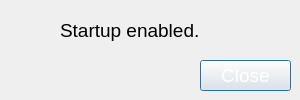
<?xml version="1.0" encoding="UTF-8"?>
<ui version="4.0">
 <class>mainDialog</class>
 <widget class="QDialog" name="mainDialog">
  <property name="geometry">
   <rect>
    <x>0</x>
    <y>0</y>
    <width>300</width>
    <height>100</height>
   </rect>
  </property>
  <property name="font">
   <font>
    <family>Segoe UI</family>
    <pointsize>14</pointsize>
   </font>
  </property>
  <property name="windowTitle">
   <string>Enabled</string>
  </property>
  <property name="windowIcon">
   <iconset>
    <normaloff>img/64x64.png</normaloff>img/64x64.png</iconset>
  </property>
  <property name="styleSheet">
   <string notr="true"/>
  </property>
  <widget class="QPushButton" name="close">
   <property name="geometry">
    <rect>
     <x>200</x>
     <y>60</y>
     <width>91</width>
     <height>31</height>
    </rect>
   </property>
   <property name="styleSheet">
    <string notr="true">color:white;
</string>
   </property>
   <property name="text">
    <string>Close</string>
   </property>
  </widget>
  <widget class="QLabel" name="label">
   <property name="geometry">
    <rect>
     <x>60</x>
     <y>10</y>
     <width>161</width>
     <height>41</height>
    </rect>
   </property>
   <property name="text">
    <string>Startup enabled.</string>
   </property>
  </widget>
 </widget>
 <resources/>
 <connections/>
</ui>
